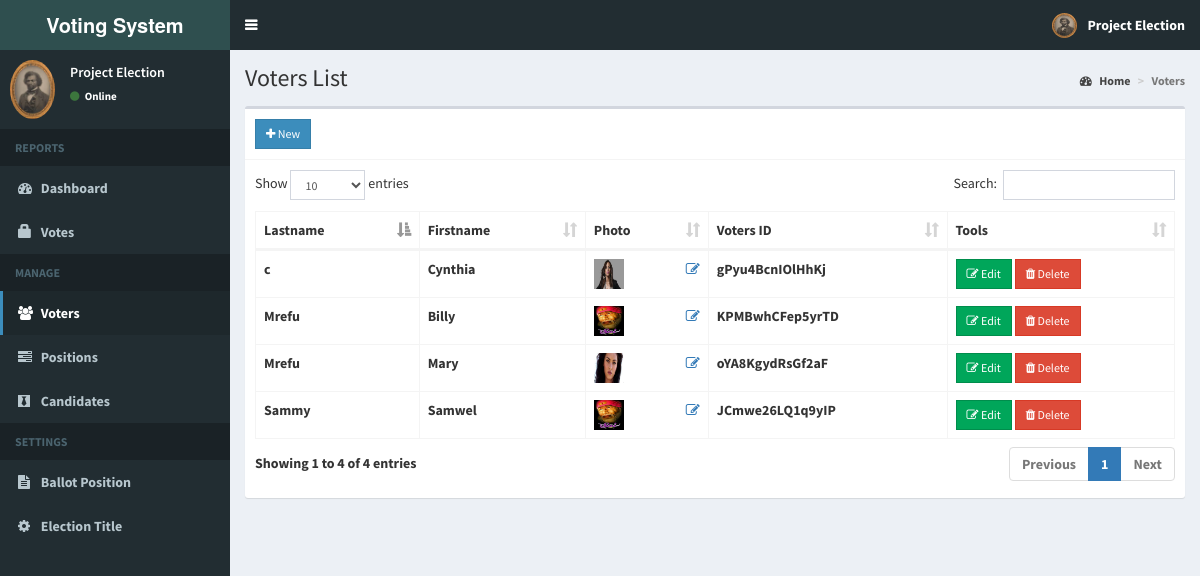
Screenshot of /admin/voters.php (signed in) with the database file from the repository.
### tables this page shows
CREATE TABLE `voters` (
  `id` int(11) NOT NULL,
  `voters_id` varchar(15) NOT NULL,
  `password` varchar(60) NOT NULL,
  `firstname` varchar(30) NOT NULL,
  `lastname` varchar(30) NOT NULL,
  `photo` varchar(150) NOT NULL
);

### admin/includes/session.php (called while the page is built, shortened)
<?php
	include 'includes/conn.php';
	$sql = "SELECT * FROM admin WHERE id = '".$_SESSION['admin']."'";
	$query = $conn->query($sql);
	$user = $query->fetch_assoc();
?>

### admin/voters.php (the view, shortened to what this page needs)
<?php include 'includes/session.php'; ?>
<?php include 'includes/header.php'; ?>
<body class="hold-transition skin-blue sidebar-mini">
<div class="wrapper">
  <?php include 'includes/navbar.php'; ?>
  <?php include 'includes/menubar.php'; ?>
  <div class="content-wrapper">
    <section class="content-header">
      <h1>
        Voters List
      </h1>
      <ol class="breadcrumb">
        <li><a href="#"><i class="fa fa-dashboard"></i> Home</a></li>
        <li class="active">Voters</li>
      </ol>
    </section>
    <section class="content">
      <div class="row">
        <div class="col-xs-12">
          <div class="box">
            <div class="box-header with-border">
              <a href="#addnew" data-toggle="modal" class="btn btn-primary btn-sm btn-flat"><i class="fa fa-plus"></i> New</a>
            </div>
            <div class="box-body">
              <table id="example1" class="table table-bordered">
                <thead>
                  <th>Lastname</th>
                  <th>Firstname</th>
                  <th>Photo</th>
                  <th>Voters ID</th>
                  <th>Tools</th>
                </thead>
                <tbody>
                  <?php
                    $sql = "SELECT * FROM voters";
                    $query = $conn->query($sql);
                    while($row = $query->fetch_assoc()){
                      $image = (!empty($row['photo'])) ? '../images/'.$row['photo'] : '../images/profile.jpg';
                      echo "
                        <tr>
                          <td>".$row['lastname']."</td>
                          <td>".$row['firstname']."</td>
                          <td>
                            <img src='".$image."' width='30px' height='30px'>
                            <a href='#edit_photo' data-toggle='modal' class='pull-right photo' data-id='".$row['id']."'><span class='fa fa-edit'></span></a>
                          </td>
                          <td>".$row['voters_id']."</td>
                          <td>
                            <button class='btn btn-success btn-sm edit btn-flat' data-id='".$row['id']."'><i class='fa fa-edit'></i> Edit</button>
                            <button class='btn btn-danger btn-sm delete btn-flat' data-id='".$row['id']."'><i class='fa fa-trash'></i> Delete</button>
                          </td>
                        </tr>
                      ";
                    }
                  ?>
                </tbody>
              </table>
            </div>
          </div>
        </div>
      </div>
    </section>
  </div>
</div>
</body>
</html>

### admin/includes/navbar.php (shortened to what this page needs)
<header class="main-header">
  <a href="home.php" class="logo">
    <span class="logo-lg"><b>Voting System </span>
  </a>
  <nav class="navbar navbar-static-top">
    <a href="#" class="sidebar-toggle" data-toggle="push-menu" role="button">
    </a>
    <div class="navbar-custom-menu">
      <ul class="nav navbar-nav">
        <li class="dropdown user user-menu">
          <a href="#" class="dropdown-toggle" data-toggle="dropdown">
            <img src="<?php echo (!empty($user['photo'])) ? '../images/'.$user['photo'] : '../images/profile.jpg'; ?>" class="user-image" alt="User Image">
            <span class="hidden-xs"><?php echo $user['firstname'].' '.$user['lastname']; ?></span>
          </a>
        </li>
      </ul>
    </div>
  </nav>
</header>

### admin/includes/menubar.php (shortened to what this page needs)
<aside class="main-sidebar">
  <section class="sidebar">
    <div class="user-panel">
      <div class="pull-left image">
        <img src="<?php echo (!empty($user['photo'])) ? '../images/'.$user['photo'] : '../images/profile.jpg'; ?>" class="img-circle" alt="User Image">
      </div>
      <div class="pull-left info">
        <p><?php echo $user['firstname'].' '.$user['lastname']; ?></p>
        <a><i class="fa fa-circle text-success"></i> Online</a>
      </div>
    </div>
    <ul class="sidebar-menu" data-widget="tree">
      <li class="header">REPORTS</li>
      <li class=""><a href="home.php"><i class="fa fa-dashboard"></i> <span>Dashboard</span></a></li>
      <li class=""><a href="votes.php"><span class="glyphicon glyphicon-lock"></span> <span>Votes</span></a></li>
      <li class="header">MANAGE</li>
      <li class=""><a href="voters.php"><i class="fa fa-users"></i> <span>Voters</span></a></li>
      <li class=""><a href="positions.php"><i class="fa fa-tasks"></i> <span>Positions</span></a></li>
      <li class=""><a href="candidates.php"><i class="fa fa-black-tie"></i> <span>Candidates</span></a></li>
      <li class="header">SETTINGS</li>
      <li class=""><a href="ballot.php"><i class="fa fa-file-text"></i> <span>Ballot Position</span></a></li>
      <li class=""><a href="#config" data-toggle="modal"><i class="fa fa-cog"></i> <span>Election Title</span></a></li>
    </ul>
  </section>
</aside>

### rows the page displays
voters: lastname "Sammy", firstname "Samwel", photo (picture), voters "JCmwe26LQ1q9yIP"
voters: lastname "Mrefu", firstname "Billy", photo (picture), voters "KPMBwhCFep5yrTD"
voters: lastname "c", firstname "Cynthia", photo (picture), voters "gPyu4BcnIOlHhKj"
voters: lastname "Mrefu", firstname "Mary", photo (picture), voters "oYA8KgydRsGf2aF"

### other values shown
$user['firstname'] "Project"
$user['lastname'] "Election"
